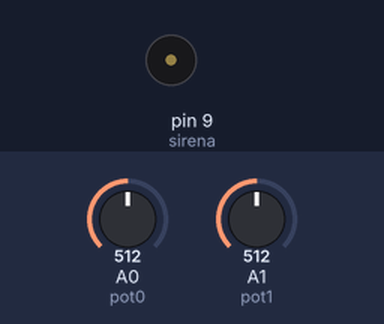
A sketch run on a simulated Arduino Uno, built with avr-gcc and run on an emulated ATmega328P. Shown: buzzer (waves = sounding). Inputs (shaded band) come from the test bench; at power-on: A0 (pot0) = 512, A1 (pot1) = 512.

Above: at 1.8 s.
1.9 s: A0 (pot0) set to 122
At 2.5 s:
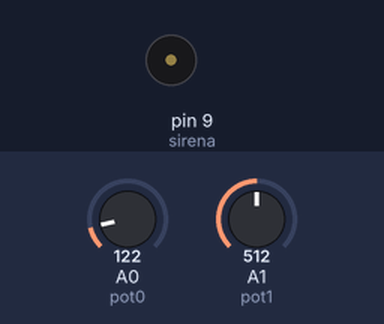
5.4 s: A1 (pot1) set to 122
At 6.03 s:
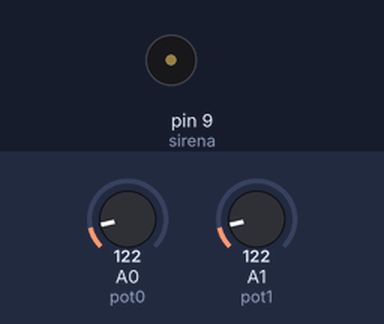
8.9 s: A0 (pot0) set to 0
At 9.5 s:
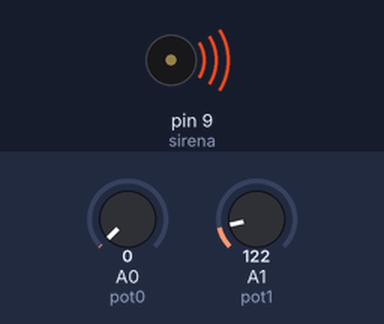
Timing chart, 0 to 11.9 s (numbered marks = the images above; inputs shaded):
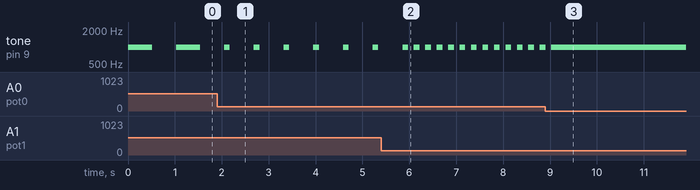

Measured:
- after the input at 1.9 s, tone on pin 9 (sirena): alternates 1000 Hz for 0.12 s and silent for 0.51 s, starting after 0.27 s
- after the input at 5.4 s, tone on pin 9 (sirena): alternates 1000 Hz for 0.12 s and silent for 0.12 s, starting after 0.70 s
- after the input at 8.9 s, tone on pin 9 (sirena): goes on until 9.0 s, then stays 1000 Hz
- by itself, tone on pin 9 (sirena): alternates 1000 Hz for 0.51 s and silent for 0.51 s

The sketch:

Exercici_5.ino
```cpp
/**********************************************************************
**                                                                   **
**                               TÍTOL:                              **
**                      LL09_Rubén_Martos_ARDUINO                    **
**                                                                   **
**  NOM: Rubén Martos Gutiérrez                     Data: 12/01/2022 **
**********************************************************************/
//************************** INCLUDE **********************************


//************************ VARIABLES **********************************
const byte sirena = 9;        // donar nom al pin 9 de l’Arduino
const byte pot0 = A0;         // donar nom al pin A0 de l’Arduino
int valPot0;                 // guardar valor del potenciometre
const byte pot1 = A1;         // donar nom al pin A1 de l’Arduino
int valPot1;                 // guardar valor del potenciometre

//************************** SETUP ************************************

void setup()  // ho fa un cop quan el programa s'inicia
{
 pinMode(sirena, OUTPUT);   // definir el pin 9 com una sortida
 pinMode(pot0, INPUT);   // definir el pin 9 com una sortida
 pinMode(pot1, INPUT);   // definir el pin 9 com una sortida

}

//************************** LOOP *************************************
void loop()      //we need this to be here even though its empty
{
  valPot0 = analogRead(pot0);    // llegir valor potenciòmetre
  valPot1 = analogRead(pot1);    // llegir valor potenciòmetre

  tone(sirena, 1000, valPot0);    // xiulet de durada valPot0
  delay(valPot0 + valPot1);              // esperar valPot0 del xiulet + valPot0 silenci
}

//************************** FUNCIONS  *********************************
```
